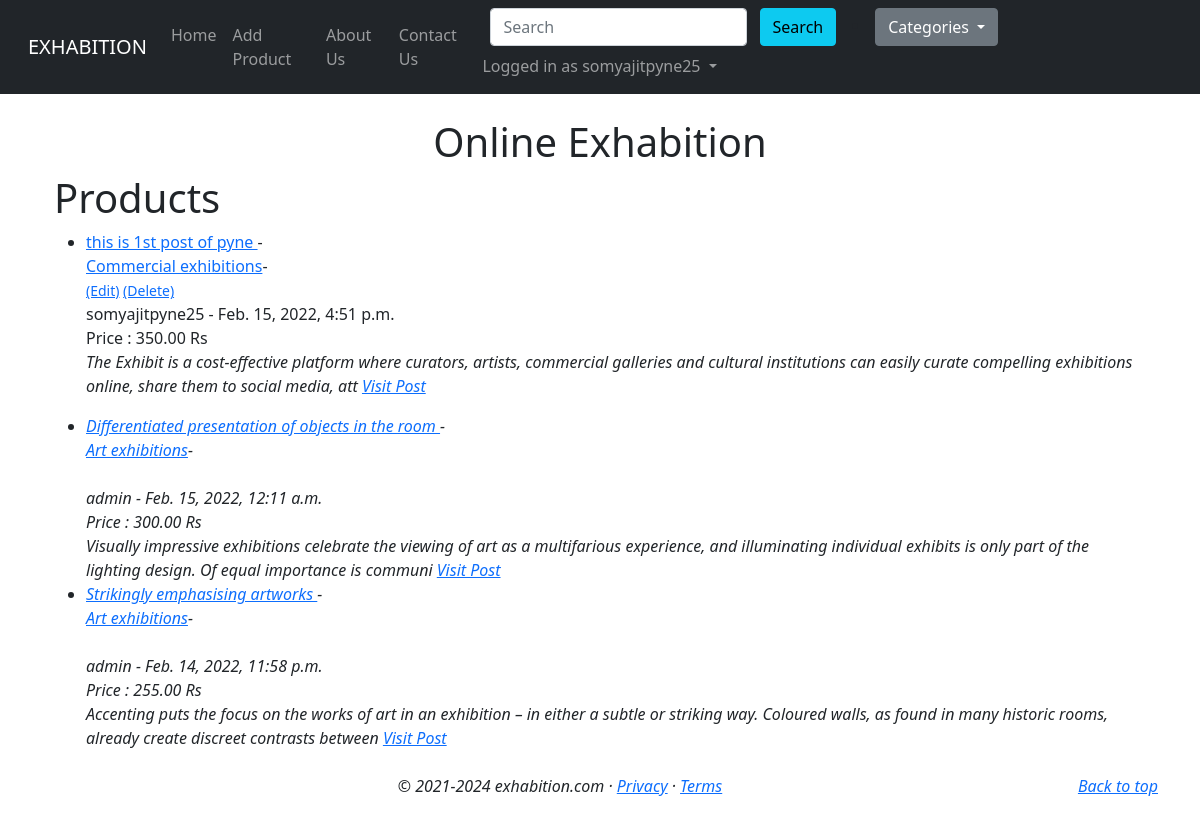
The page / (signed in) on the database its author committed.
### home/models.py (models this page shows, shortened)
class Product(models.Model):
    title=models.CharField(max_length=255)
    product_image=models.ImageField(null=True, blank=True,upload_to='images/')
    title_tag=models.CharField(max_length=255)
    author=models.ForeignKey(User, on_delete=models.CASCADE)
    desc=RichTextField(blank=True, null=True)
    price=models.DecimalField(max_digits=8, decimal_places=2)
    category=models.CharField(max_length=255)
    likes=models.ManyToManyField(User,related_name='product_posts')
    created_at=models.DateTimeField(auto_now_add=True)
    updated_at = models.DateTimeField(auto_now=True)

### home/views.py (the view)
# urls.py: path('', homeView.as_view(), name='homeView'),
class homeView(ListView):
    model=Product
    template_name='home/home.html'
    ordering=['-created_at']
    def get_context_data(self, *args,**kwargs):
        cats_menu=Category.objects.all()
        context=super(homeView, self).get_context_data(*args, **kwargs)
        context['cats_menu']=cats_menu
        return context

### home/models.py (called while the page is built)
    def __str__(self):
        return self.name

### templates/home/home.html (shortened to what this page needs)
{% extends 'base.html' %}
{% block body %}
<div class="container my-4">
    <h1 class="my-2 text-center">Online Exhabition</h1>
    <div class="container">
        <h1>Products</h1>
    <ul>
    {% for product in object_list %}
    <li> <a href=" {% url 'Product_Details' product.pk %} ">
    {{ product.title }} </a> -
    <br>
    <a href=" {% url 'category' product.category|slugify %} ">
        {{ product.category }}</a>-
    <br>
    <small>
    {% if user.is_authenticated %}
    {% if user.id == product.author.id %}
    <a href=" {% url 'Update_Product' product.pk %} ">(Edit)</a>
    <a href=" {% url 'Delete_Product' product.pk %} ">(Delete)</a>
    {% endif %}
    {% endif %}
</small>
    <br>
     {{product.author.username}} - {{ product.created_at }}
     <br>
     Price : {{ product.price }} Rs
    <br>
    {{ product.desc | slice:':200' | safe }}
    <a href=" {% url 'Product_Details' product.pk %}">Visit Post</a>
    </li>
    {% endfor %}
    </ul>
    </div>
</div>
{% endblock body %}

### templates/nav.html (shortened to what this page needs)
{% load static %}
<nav class="navbar navbar-expand-lg navbar-dark bg-dark">
        <div class="container-fluid">
            <a class="navbar-brand" href="/">EXHABITION</a>
            <div class="collapse navbar-collapse" id="navbarSupportedContent">
                <ul class="navbar-nav me-auto mb-2 mb-lg-0">
                    <li class="nav-item ">
                      <a class="nav-link {% block homeactive %}{% endblock homeactive %} " aria-current="page" href="/">Home</a>
                    </li>
                    {% if user.is_authenticated %}
                    <li class="nav-item ">
                      <a class="nav-link {% block blogactive %}{% endblock blogactive %}" href="Add_Product">Add Product</a>
                    </li>
                    {% endif %}
                    <li class="nav-item ">
                      <a class="nav-link {% block aboutactive %}{% endblock aboutactive %}" href="/about">About Us</a>
                    </li>
                     <li class="nav-item ">
                      <a class="nav-link {% block contactactive %}{% endblock contactactive %}" href="/contact">Contact Us</a>
                    </li>
                  </ul>
                <div class="ml auto form-inline">
                    <form method="get" action="/search" class=" my-2 mx-3 my-lg-0">
                        <input class="form-control mr-sm-2" type="search" placeholder="Search" aria-label="Search"
                            name="query" id="query">
                        <button class="btn btn-info my-2 my-sm-0" type="submit">Search</button>
                    </form>
                    {% if cats_menu %}
                    <li class="nav-item dropdown">
                      <button class="btn btn-secondary dropdown-toggle mr-2" type="button" id="dropdownMenuButton1" data-bs-toggle="dropdown" aria-expanded="false">
                        Categories
                      </button>
                    </li>
                    {% else %}
                    <ul class="navbar-nav me-auto mb-2 mb-lg-0">
                    <li class="nav-item">
                      <a class="nav-link" href="{% url 'category_list' %}">Categories</a>
                    </li>
                  </ul>
                    {% endif %}
                    {% if user.is_authenticated %}
                    <ul class="navbar-nav mr-2">
                        <li class="nav-item dropdown">
                            <a class="nav-link dropdown-toggle" href="#" id="navbarDropdown" role="button"
                                data-toggle="dropdown" aria-haspopup="true" aria-expanded="false">
                                Logged in as {{request.user}}
                            </a>
                        </li>
                    </ul>
                    {% endif %}
                </div>
            </div>
        </div>
</nav>

### rows shown on the page
Product: title "this is 1st post of pyne", category "Commercial exhibitions", shows "(Edit)", author.username "somyajitpyne25", created_at "Feb. 15, 2022, 4:51 p.m.", price "350.00", desc "The Exhibit is a cost-effective platform where curators, artists, commercial galleries and cultural institutions can easily curate compelling exhibitions online, share them to social media, att"
Product: title "Differentiated presentation of objects in the room", category "Art exhibitions", author.username "admin", created_at "Feb. 15, 2022, 12:11 a.m.", price "300.00", desc "Visually impressive exhibitions celebrate the viewing of art as a multifarious experience, and illuminating individual exhibits is only part of the lighting design. Of equal importance is communi"
Product: title "Strikingly emphasising artworks", category "Art exhibitions", author.username "admin", created_at "Feb. 14, 2022, 11:58 p.m.", price "255.00", desc "Accenting puts the focus on the works of art in an exhibition – in either a subtle or striking way. Coloured walls, as found in many historic rooms, already create discreet contrasts between"

### other values the page prints
{{ request.user }} "somyajitpyne25"
